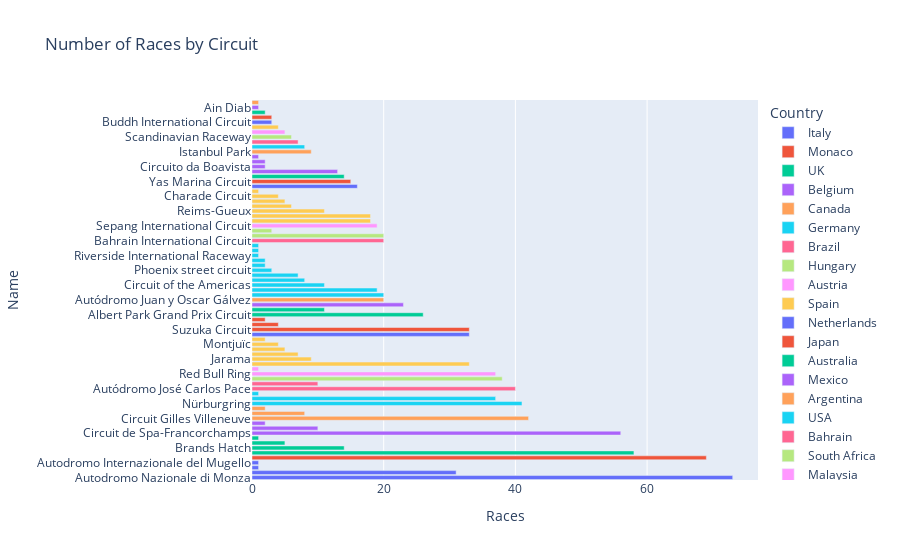

Source (notebook cell):
### Code cell
fig = px.bar(datos, x = 'Races', y = 'Name', color = 'Country', orientation = 'h', title = 'Number of Races by Circuit')

fig.show();

### Figure 1 — Plotly figure (JSON) as saved in the notebook; plotly's stock layout.template omitted (floating-point values rounded to 4 significant figures)
{"data": [{"alignmentgroup": "True", "hovertemplate": "Country=Italy<br>Races=%{x}<br>Name=%{y}<extra></extra>", "legendgroup": "Italy", "marker": {"color": "#636efa", "pattern": {"shape": ""}}, "name": "Italy", "offsetgroup": "Italy", "orientation": "h", "showlegend": true, "textposition": "auto", "type": "bar", "x": [73, 31, 1, 1], "xaxis": "x", "y": ["Autodromo Nazionale di Monza", "Autodromo Enzo e Dino Ferrari", "Pescara Circuit", "Autodromo Internazionale del Mugello"], "yaxis": "y"}, {"alignmentgroup": "True", "hovertemplate": "Country=Monaco<br>Races=%{x}<br>Name=%{y}<extra></extra>", "legendgroup": "Monaco", "marker": {"color": "#EF553B", "pattern": {"shape": ""}}, "name": "Monaco", "offsetgroup": "Monaco", "orientation": "h", "showlegend": true, "textposition": "auto", "type": "bar", "x": [69], "xaxis": "x", "y": ["Circuit de Monaco"], "yaxis": "y"}, {"alignmentgroup": "True", "hovertemplate": "Country=UK<br>Races=%{x}<br>Name=%{y}<extra></extra>", "legendgroup": "UK", "marker": {"color": "#00cc96", "pattern": {"shape": ""}}, "name": "UK", "offsetgroup": "UK", "orientation": "h", "showlegend": true, "textposition": "auto", "type": "bar", "x": [58, 14, 5, 1], "xaxis": "x", "y": ["Silverstone Circuit", "Brands Hatch", "Aintree", "Donington Park"], "yaxis": "y"}, {"alignmentgroup": "True", "hovertemplate": "Country=Belgium<br>Races=%{x}<br>Name=%{y}<extra></extra>", "legendgroup": "Belgium", "marker": {"color": "#ab63fa", "pattern": {"shape": ""}}, "name": "Belgium", "offsetgroup": "Belgium", "orientation": "h", "showlegend": true, "textposition": "auto", "type": "bar", "x": [56, 10, 2], "xaxis": "x", "y": ["Circuit de Spa-Francorchamps", "Zolder", "Nivelles-Baulers"], "yaxis": "y"}, {"alignmentgroup": "True", "hovertemplate": "Country=Canada<br>Races=%{x}<br>Name=%{y}<extra></extra>", "legendgroup": "Canada", "marker": {"color": "#FFA15A", "pattern": {"shape": ""}}, "name": "Canada", "offsetgroup": "Canada", "orientation": "h", "showlegend": true, "textposition": "auto", "type": "bar", "x": [42, 8, 2], "xaxis": "x", "y": ["Circuit Gilles Villeneuve", "Mosport International Raceway", "Circuit Mont-Tremblant"], "yaxis": "y"}, {"alignmentgroup": "True", "hovertemplate": "Country=Germany<br>Races=%{x}<br>Name=%{y}<extra></extra>", "legendgroup": "Germany", "marker": {"color": "#19d3f3", "pattern": {"shape": ""}}, "name": "Germany", "offsetgroup": "Germany", "orientation": "h", "showlegend": true, "textposition": "auto", "type": "bar", "x": [41, 37, 1], "xaxis": "x", "y": ["Nürburgring", "Hockenheimring", "AVUS"], "yaxis": "y"}, {"alignmentgroup": "True", "hovertemplate": "Country=Brazil<br>Races=%{x}<br>Name=%{y}<extra></extra>", "legendgroup": "Brazil", "marker": {"color": "#FF6692", "pattern": {"shape": ""}}, "name": "Brazil", "offsetgroup": "Brazil", "orientation": "h", "showlegend": true, "textposition": "auto", "type": "bar", "x": [40, 10], "xaxis": "x", "y": ["Autódromo José Carlos Pace", "Autódromo Internacional Nelson Piquet"], "yaxis": "y"}, {"alignmentgroup": "True", "hovertemplate": "Country=Hungary<br>Races=%{x}<br>Name=%{y}<extra></extra>", "legendgroup": "Hungary", "marker": {"color": "#B6E880", "pattern": {"shape": ""}}, "name": "Hungary", "offsetgroup": "Hungary", "orientation": "h", "showlegend": true, "textposition": "auto", "type": "bar", "x": [38], "xaxis": "x", "y": ["Hungaroring"], "yaxis": "y"}, {"alignmentgroup": "True", "hovertemplate": "Country=Austria<br>Races=%{x}<br>Name=%{y}<extra></extra>", "legendgroup": "Austria", "marker": {"color": "#FF97FF", "pattern": {"shape": ""}}, "name": "Austria", "offsetgroup": "Austria", "orientation": "h", "showlegend": true, "textposition": "auto", "type": "bar", "x": [37, 1], "xaxis": "x", "y": ["Red Bull Ring", "Zeltweg"], "yaxis": "y"}, {"alignmentgroup": "True", "hovertemplate": "Country=Spain<br>Races=%{x}<br>Name=%{y}<extra></extra>", "legendgroup": "Spain", "marker": {"color": "#FECB52", "pattern": {"shape": ""}}, "name": "Spain", "offsetgroup": "Spain", "orientation": "h", "showlegend": true, "textposition": "auto", "type": "bar", "x": [33, 9, 7, 5, 4, 2], "xaxis": "x", "y": ["Circuit de Barcelona-Catalunya", "Jarama", "Circuito de Jerez", "Valencia Street Circuit", "Montjuïc", "Circuit de Pedralbes"], "yaxis": "y"}, {"alignmentgroup": "True", "hovertemplate": "Country=Netherlands<br>Races=%{x}<br>Name=%{y}<extra></extra>", "legendgroup": "Netherlands", "marker": {"color": "#636efa", "pattern": {"shape": ""}}, "name": "Netherlands", "offsetgroup": "Netherlands", "orientation": "h", "showlegend": true, "textposition": "auto", "type": "bar", "x": [33], "xaxis": "x", "y": ["Circuit Park Zandvoort"], "yaxis": "y"}, {"alignmentgroup": "True", "hovertemplate": "Country=Japan<br>Races=%{x}<br>Name=%{y}<extra></extra>", "legendgroup": "Japan", "marker": {"color": "#EF553B", "pattern": {"shape": ""}}, "name": "Japan", "offsetgroup": "Japan", "orientation": "h", "showlegend": true, "textposition": "auto", "type": "bar", "x": [33, 4, 2], "xaxis": "x", "y": ["Suzuka Circuit", "Fuji Speedway", "Okayama International Circuit"], "yaxis": "y"}, {"alignmentgroup": "True", "hovertemplate": "Country=Australia<br>Races=%{x}<br>Name=%{y}<extra></extra>", "legendgroup": "Australia", "marker": {"color": "#00cc96", "pattern": {"shape": ""}}, "name": "Australia", "offsetgroup": "Australia", "orientation": "h", "showlegend": true, "textposition": "auto", "type": "bar", "x": [26, 11], "xaxis": "x", "y": ["Albert Park Grand Prix Circuit", "Adelaide Street Circuit"], "yaxis": "y"}, {"alignmentgroup": "True", "hovertemplate": "Country=Mexico<br>Races=%{x}<br>Name=%{y}<extra></extra>", "legendgroup": "Mexico", "marker": {"color": "#ab63fa", "pattern": {"shape": ""}}, "name": "Mexico", "offsetgroup": "Mexico", "orientation": "h", "showlegend": true, "textposition": "auto", "type": "bar", "x": [23], "xaxis": "x", "y": ["Autódromo Hermanos Rodríguez"], "yaxis": "y"}, {"alignmentgroup": "True", "hovertemplate": "Country=Argentina<br>Races=%{x}<br>Name=%{y}<extra></extra>", "legendgroup": "Argentina", "marker": {"color": "#FFA15A", "pattern": {"shape": ""}}, "name": "Argentina", "offsetgroup": "Argentina", "orientation": "h", "showlegend": true, "textposition": "auto", "type": "bar", "x": [20], "xaxis": "x", "y": ["Autódromo Juan y Oscar Gálvez"], "yaxis": "y"}, {"alignmentgroup": "True", "hovertemplate": "Country=USA<br>Races=%{x}<br>Name=%{y}<extra></extra>", "legendgroup": "USA", "marker": {"color": "#19d3f3", "pattern": {"shape": ""}}, "name": "USA", "offsetgroup": "USA", "orientation": "h", "showlegend": true, "textposition": "auto", "type": "bar", "x": [20, 19, 11, 8, 7, 3, 2, 2, 1, 1, 1], "xaxis": "x", "y": ["Watkins Glen", "Indianapolis Motor Speedway", "Circuit of the Americas", "Long Beach", "Detroit Street Circuit", "Phoenix street circuit", "Las Vegas Street Circuit", "Miami International Autodrome", "Riverside International Raceway", "Sebring International Raceway", "Fair Park"], "yaxis": "y"}, {"alignmentgroup": "True", "hovertemplate": "Country=Bahrain<br>Races=%{x}<br>Name=%{y}<extra></extra>", "legendgroup": "Bahrain", "marker": {"color": "#FF6692", "pattern": {"shape": ""}}, "name": "Bahrain", "offsetgroup": "Bahrain", "orientation": "h", "showlegend": true, "textposition": "auto", "type": "bar", "x": [20], "xaxis": "x", "y": ["Bahrain International Circuit"], "yaxis": "y"}, {"alignmentgroup": "True", "hovertemplate": "Country=South Africa<br>Races=%{x}<br>Name=%{y}<extra></extra>", "legendgroup": "South Africa", "marker": {"color": "#B6E880", "pattern": {"shape": ""}}, "name": "South Africa", "offsetgroup": "South Africa", "orientation": "h", "showlegend": true, "textposition": "auto", "type": "bar", "x": [20, 3], "xaxis": "x", "y": ["Kyalami", "Prince George Circuit"], "yaxis": "y"}, {"alignmentgroup": "True", "hovertemplate": "Country=Malaysia<br>Races=%{x}<br>Name=%{y}<extra></extra>", "legendgroup": "Malaysia", "marker": {"color": "#FF97FF", "pattern": {"shape": ""}}, "name": "Malaysia", "offsetgroup": "Malaysia", "orientation": "h", "showlegend": true, "textposition": "auto", "type": "bar", "x": [19], "xaxis": "x", "y": ["Sepang International Circuit"], "yaxis": "y"}, {"alignmentgroup": "True", "hovertemplate": "Country=France<br>Races=%{x}<br>Name=%{y}<extra></extra>", "legendgroup": "France", "marker": {"color": "#FECB52", "pattern": {"shape": ""}}, "name": "France", "offsetgroup": "France", "orientation": "h", "showlegend": true, "textposition": "auto", "type": "bar", "x": [18, 18, 11, 6, 5, 4, 1], "xaxis": "x", "y": ["Circuit de Nevers Magny-Cours", "Circuit Paul Ricard", "Reims-Gueux", "Dijon-Prenois", "Rouen-Les-Essarts", "Charade Circuit", "Le Mans"], "yaxis": "y"}, {"alignmentgroup": "True", "hovertemplate": "Country=China<br>Races=%{x}<br>Name=%{y}<extra></extra>", "legendgroup": "China", "marker": {"color": "#636efa", "pattern": {"shape": ""}}, "name": "China", "offsetgroup": "China", "orientation": "h", "showlegend": true, "textposition": "auto", "type": "bar", "x": [16], "xaxis": "x", "y": ["Shanghai International Circuit"], "yaxis": "y"}, {"alignmentgroup": "True", "hovertemplate": "Country=UAE<br>Races=%{x}<br>Name=%{y}<extra></extra>", "legendgroup": "UAE", "marker": {"color": "#EF553B", "pattern": {"shape": ""}}, "name": "UAE", "offsetgroup": "UAE", "orientation": "h", "showlegend": true, "textposition": "auto", "type": "bar", "x": [15], "xaxis": "x", "y": ["Yas Marina Circuit"], "yaxis": "y"}, {"alignmentgroup": "True", "hovertemplate": "Country=Singapore<br>Races=%{x}<br>Name=%{y}<extra></extra>", "legendgroup": "Singapore", "marker": {"color": "#00cc96", "pattern": {"shape": ""}}, "name": "Singapore", "offsetgroup": "Singapore", "orientation": "h", "showlegend": true, "textposition": "auto", "type": "bar", "x": [14], "xaxis": "x", "y": ["Marina Bay Street Circuit"], "yaxis": "y"}, {"alignmentgroup": "True", "hovertemplate": "Country=Portugal<br>Races=%{x}<br>Name=%{y}<extra></extra>", "legendgroup": "Portugal", "marker": {"color": "#ab63fa", "pattern": {"shape": ""}}, "name": "Portugal", "offsetgroup": "Portugal", "orientation": "h", "showlegend": true, "textposition": "auto", "type": "bar", "x": [13, 2, 2, 1], "xaxis": "x", "y": ["Autódromo do Estoril", "Circuito da Boavista", "Autódromo Internacional do Algarve", "Monsanto Park Circuit"], "yaxis": "y"}, {"alignmentgroup": "True", "hovertemplate": "Country=Turkey<br>Races=%{x}<br>Name=%{y}<extra></extra>", "legendgroup": "Turkey", "marker": {"color": "#FFA15A", "pattern": {"shape": ""}}, "name": "Turkey", "offsetgroup": "Turkey", "orientation": "h", "showlegend": true, "textposition": "auto", "type": "bar", "x": [9], "xaxis": "x", "y": ["Istanbul Park"], "yaxis": "y"}, {"alignmentgroup": "True", "hovertemplate": "Country=Russia<br>Races=%{x}<br>Name=%{y}<extra></extra>", "legendgroup": "Russia", "marker": {"color": "#19d3f3", "pattern": {"shape": ""}}, "name": "Russia", "offsetgroup": "Russia", "orientation": "h", "showlegend": true, "textposition": "auto", "type": "bar", "x": [8], "xaxis": "x", "y": ["Sochi Autodrom"], "yaxis": "y"}, {"alignmentgroup": "True", "hovertemplate": "Country=Azerbaijan<br>Races=%{x}<br>Name=%{y}<extra></extra>", "legendgroup": "Azerbaijan", "marker": {"color": "#FF6692", "pattern": {"shape": ""}}, "name": "Azerbaijan", "offsetgroup": "Azerbaijan", "orientation": "h", "showlegend": true, "textposition": "auto", "type": "bar", "x": [7], "xaxis": "x", "y": ["Baku City Circuit"], "yaxis": "y"}, {"alignmentgroup": "True", "hovertemplate": "Country=Sweden<br>Races=%{x}<br>Name=%{y}<extra></extra>", "legendgroup": "Sweden", "marker": {"color": "#B6E880", "pattern": {"shape": ""}}, "name": "Sweden", "offsetgroup": "Sweden", "orientation": "h", "showlegend": true, "textposition": "auto", "type": "bar", "x": [6], "xaxis": "x", "y": ["Scandinavian Raceway"], "yaxis": "y"}, {"alignmentgroup": "True", "hovertemplate": "Country=Switzerland<br>Races=%{x}<br>Name=%{y}<extra></extra>", "legendgroup": "Switzerland", "marker": {"color": "#FF97FF", "pattern": {"shape": ""}}, "name": "Switzerland", "offsetgroup": "Switzerland", "orientation": "h", "showlegend": true, "textposition": "auto", "type": "bar", "x": [5], "xaxis": "x", "y": ["Circuit Bremgarten"], "yaxis": "y"}, {"alignmentgroup": "True", "hovertemplate": "Country=Korea<br>Races=%{x}<br>Name=%{y}<extra></extra>", "legendgroup": "Korea", "marker": {"color": "#FECB52", "pattern": {"shape": ""}}, "name": "Korea", "offsetgroup": "Korea", "orientation": "h", "showlegend": true, "textposition": "auto", "type": "bar", "x": [4], "xaxis": "x", "y": ["Korean International Circuit"], "yaxis": "y"}, {"alignmentgroup": "True", "hovertemplate": "Country=India<br>Races=%{x}<br>Name=%{y}<extra></extra>", "legendgroup": "India", "marker": {"color": "#636efa", "pattern": {"shape": ""}}, "name": "India", "offsetgroup": "India", "orientation": "h", "showlegend": true, "textposition": "auto", "type": "bar", "x": [3], "xaxis": "x", "y": ["Buddh International Circuit"], "yaxis": "y"}, {"alignmentgroup": "True", "hovertemplate": "Country=Saudi Arabia<br>Races=%{x}<br>Name=%{y}<extra></extra>", "legendgroup": "Saudi Arabia", "marker": {"color": "#EF553B", "pattern": {"shape": ""}}, "name": "Saudi Arabia", "offsetgroup": "Saudi Arabia", "orientation": "h", "showlegend": true, "textposition": "auto", "type": "bar", "x": [3], "xaxis": "x", "y": ["Jeddah Corniche Circuit"], "yaxis": "y"}, {"alignmentgroup": "True", "hovertemplate": "Country=Qatar<br>Races=%{x}<br>Name=%{y}<extra></extra>", "legendgroup": "Qatar", "marker": {"color": "#00cc96", "pattern": {"shape": ""}}, "name": "Qatar", "offsetgroup": "Qatar", "orientation": "h", "showlegend": true, "textposition": "auto", "type": "bar", "x": [2], "xaxis": "x", "y": ["Losail International Circuit"], "yaxis": "y"}, {"alignmentgroup": "True", "hovertemplate": "Country=Morocco<br>Races=%{x}<br>Name=%{y}<extra></extra>", "legendgroup": "Morocco", "marker": {"color": "#ab63fa", "pattern": {"shape": ""}}, "name": "Morocco", "offsetgroup": "Morocco", "orientation": "h", "showlegend": true, "textposition": "auto", "type": "bar", "x": [1], "xaxis": "x", "y": ["Ain Diab"], "yaxis": "y"}, {"alignmentgroup": "True", "hovertemplate": "Country=United States<br>Races=%{x}<br>Name=%{y}<extra></extra>", "legendgroup": "United States", "marker": {"color": "#FFA15A", "pattern": {"shape": ""}}, "name": "United States", "offsetgroup": "United States", "orientation": "h", "showlegend": true, "textposition": "auto", "type": "bar", "x": [1], "xaxis": "x", "y": ["Las Vegas Strip Street Circuit"], "yaxis": "y"}], "layout": {"barmode": "relative", "legend": {"title": {"text": "Country"}, "tracegroupgap": 0}, "title": {"text": "Number of Races by Circuit"}, "xaxis": {"anchor": "y", "domain": [0, 1], "title": {"text": "Races"}}, "yaxis": {"anchor": "x", "domain": [0, 1], "title": {"text": "Name"}}}}
